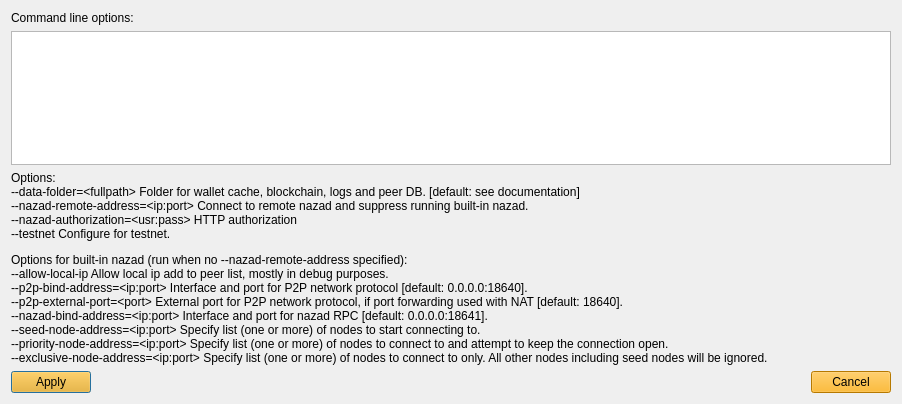
<?xml version="1.0" encoding="UTF-8"?>
<ui version="4.0">
 <class>WalletdParamsDialog</class>
 <widget class="QDialog" name="WalletdParamsDialog">
  <property name="geometry">
   <rect>
    <x>0</x>
    <y>0</y>
    <width>902</width>
    <height>404</height>
   </rect>
  </property>
  <property name="windowTitle">
   <string>Wallet daemon parameters</string>
  </property>
  <layout class="QVBoxLayout" name="verticalLayout_2">
   <item>
    <widget class="QLabel" name="label">
     <property name="text">
      <string>Command line options:</string>
     </property>
    </widget>
   </item>
   <item>
    <widget class="QTextEdit" name="paramsEdit">
     <property name="acceptRichText">
      <bool>false</bool>
     </property>
    </widget>
   </item>
   <item>
    <widget class="QLabel" name="label_2">
     <property name="cursor">
      <cursorShape>IBeamCursor</cursorShape>
     </property>
     <property name="text">
      <string>&lt;html&gt;&lt;head/&gt;&lt;body&gt;&lt;p&gt;Options:&lt;br/&gt;--data-folder=&amp;lt;fullpath&amp;gt; Folder for wallet cache, blockchain, logs and peer DB. [default: see documentation]&lt;br/&gt;--nazad-remote-address=&amp;lt;ip:port&amp;gt; Connect to remote nazad and suppress running built-in nazad.&lt;br/&gt;--nazad-authorization=&amp;lt;usr:pass&amp;gt; HTTP authorization&lt;br/&gt;--testnet Configure for testnet.&lt;/p&gt;&lt;p&gt;Options for built-in nazad (run when no --nazad-remote-address specified):&lt;br/&gt;--allow-local-ip Allow local ip add to peer list, mostly in debug purposes.&lt;br/&gt;--p2p-bind-address=&amp;lt;ip:port&amp;gt; Interface and port for P2P network protocol [default: 0.0.0.0:18640].&lt;br/&gt;--p2p-external-port=&amp;lt;port&amp;gt; External port for P2P network protocol, if port forwarding used with NAT [default: 18640].&lt;br/&gt;--nazad-bind-address=&amp;lt;ip:port&amp;gt; Interface and port for nazad RPC [default: 0.0.0.0:18641].&lt;br/&gt;--seed-node-address=&amp;lt;ip:port&amp;gt; Specify list (one or more) of nodes to start connecting to.&lt;br/&gt;--priority-node-address=&amp;lt;ip:port&amp;gt; Specify list (one or more) of nodes to connect to and attempt to keep the connection open.&lt;br/&gt;--exclusive-node-address=&amp;lt;ip:port&amp;gt; Specify list (one or more) of nodes to connect to only. All other nodes including seed nodes will be ignored.&lt;/p&gt;&lt;/body&gt;&lt;/html&gt;</string>
     </property>
     <property name="textInteractionFlags">
      <set>Qt::TextSelectableByMouse</set>
     </property>
    </widget>
   </item>
   <item>
    <spacer name="verticalSpacer">
     <property name="orientation">
      <enum>Qt::Vertical</enum>
     </property>
     <property name="sizeHint" stdset="0">
      <size>
       <width>20</width>
       <height>40</height>
      </size>
     </property>
    </spacer>
   </item>
   <item>
    <layout class="QHBoxLayout" name="horizontalLayout">
     <item>
      <widget class="QPushButton" name="applyButton">
       <property name="styleSheet">
        <string notr="true">background-color: rgb(255, 170, 0);</string>
       </property>
       <property name="text">
        <string>Apply</string>
       </property>
      </widget>
     </item>
     <item>
      <spacer name="horizontalSpacer">
       <property name="orientation">
        <enum>Qt::Horizontal</enum>
       </property>
       <property name="sizeHint" stdset="0">
        <size>
         <width>40</width>
         <height>20</height>
        </size>
       </property>
      </spacer>
     </item>
     <item>
      <widget class="QPushButton" name="cancelButton">
       <property name="styleSheet">
        <string notr="true">background-color: rgb(255, 170, 0);</string>
       </property>
       <property name="text">
        <string>Cancel</string>
       </property>
      </widget>
     </item>
    </layout>
   </item>
  </layout>
 </widget>
 <resources/>
 <connections>
  <connection>
   <sender>cancelButton</sender>
   <signal>clicked()</signal>
   <receiver>WalletdParamsDialog</receiver>
   <slot>reject()</slot>
   <hints>
    <hint type="sourcelabel">
     <x>851</x>
     <y>312</y>
    </hint>
    <hint type="destinationlabel">
     <x>450</x>
     <y>166</y>
    </hint>
   </hints>
  </connection>
  <connection>
   <sender>applyButton</sender>
   <signal>clicked()</signal>
   <receiver>WalletdParamsDialog</receiver>
   <slot>applyParams()</slot>
   <hints>
    <hint type="sourcelabel">
     <x>140</x>
     <y>312</y>
    </hint>
    <hint type="destinationlabel">
     <x>450</x>
     <y>166</y>
    </hint>
   </hints>
  </connection>
  <connection>
   <sender>applyButton</sender>
   <signal>clicked()</signal>
   <receiver>WalletdParamsDialog</receiver>
   <slot>accept()</slot>
   <hints>
    <hint type="sourcelabel">
     <x>140</x>
     <y>312</y>
    </hint>
    <hint type="destinationlabel">
     <x>450</x>
     <y>166</y>
    </hint>
   </hints>
  </connection>
 </connections>
 <slots>
  <slot>saveParams()</slot>
  <slot>applyParams()</slot>
 </slots>
</ui>
